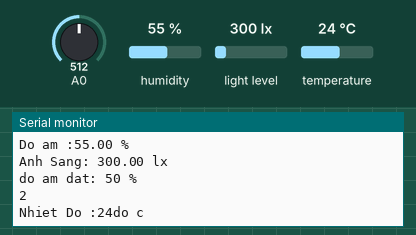
Simulated run of this sketch. Board: Arduino Nano, built with avr-gcc and run on an emulated ATmega328P. Shown: the last lines printed to the serial monitor. The inputs (shaded band) are chosen by the test bench; at power-on: humidity 55 %, light level 300 lx, A0 = 512, temperature 24 °C. No radio packets arrive unless stated.

Above: at 2.3 s.
2.4 s: humidity set to 22 %
At 3.1 s:
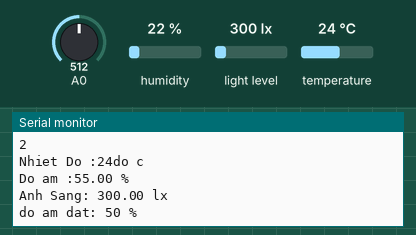
3.9 s: light level set to 40 lx
At 4.71 s:
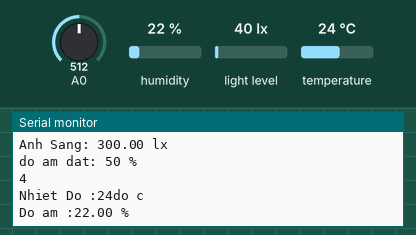
5.4 s: A0 set to 716
At 6.49 s:
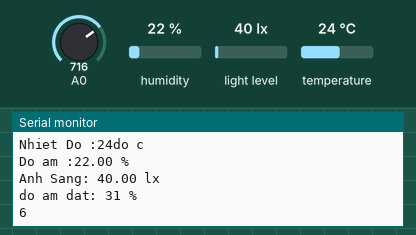
6.9 s: temperature set to 12 °C
At 7.4 s:
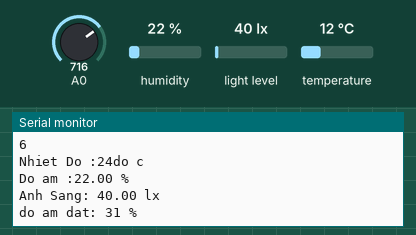
8.4 s: light level set to 500 lx
At 9.5 s:
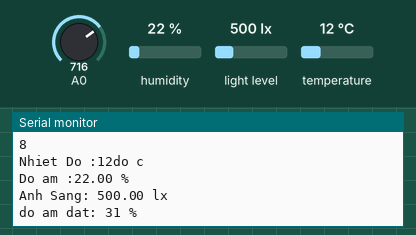
9.9 s: A0 set to 992
At 10.6 s:
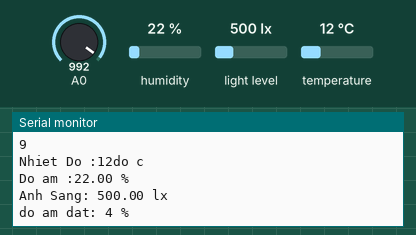
Timing chart, 0 to 12.4 s (numbered marks = the images above; inputs shaded):
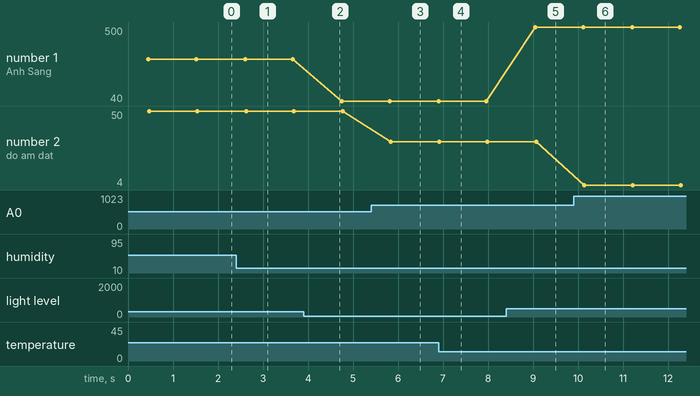

Measured:
- after the input at 5.4 s, the serial monitor: prints a new line after 0.44 s (image 3)
- after the input at 8.4 s, the serial monitor: prints a new line after 0.65 s (image 5)
- after the input at 9.9 s, the serial monitor: prints a new line after 0.24 s (image 6)
- plotted number 1: 300 → 40 after the input at 3.9 s, 40 → 500 after the input at 8.4 s
- plotted number 2: 50 → 31 after the input at 5.4 s, 31 → 4 after the input at 9.9 s

The sketch:

sender.ino
```cpp
#include <DHT.h>
#include <BH1750.h>
#include <SPI.h>
#include <LoRa.h>
#include <Wire.h>

int counter = 0;

// Parameters you can play with :

int txPower = 14;
int spreadingFactor = 12;
long signalBandwidth = 125E3;
int codingRateDenominator=5;
int preambleLength=8;

#define SS 10
#define RST 9
#define DI0 2
#define BAND 433E6  // Here you define the frequency carrier
#define DHTPIN 5
#define DHTTYPE DHT11
#define RELAY 7
String LoRaMessage = "";

BH1750 lightMeter;
String outgoing;              // outgoing message
DHT dht(DHTPIN, DHTTYPE);
void setup() {
  Serial.begin(9600);
  while (!Serial);
  dht.begin();
  Serial.println("LoRa Sender");
  Serial.print("SetFrequency : ");
  Serial.print(BAND);
  Serial.println("Hz");
  Serial.print("SetSpreadingFactor : SF");
  Serial.println(spreadingFactor);

  SPI.begin();
  LoRa.setPins(SS,RST,DI0);
  if (!LoRa.begin(433E6)) {
    Serial.println("Starting LoRa failed!");
    while (1);
  }
 LoRa.setTxPower(txPower,1);
 LoRa.setSpreadingFactor(spreadingFactor);
 LoRa.setSignalBandwidth(signalBandwidth);
 LoRa.setCodingRate4(codingRateDenominator);
 LoRa.setPreambleLength(preambleLength);
 //LoRa.setPolarity(1);
 //LoRa.setFSK();

}

void loop() {
    int temp = dht.readTemperature();
    Serial.print("Nhiet Do :");
    Serial.print(temp);
    Serial.println("do c");
    delay(200);
    float hum = dht.readHumidity();
    Serial.print("Do am :");
    Serial.print(hum);
    Serial.println(" %");
    delay(200);
    Wire.begin();
    lightMeter.begin();
    float lux = lightMeter.readLightLevel();
    Serial.print("Anh Sang: ");
    Serial.print(lux);
    Serial.println(" lx");
    int value = analogRead(A0);
    value = map(value,0,1023,100,0);
    Serial.print("do am dat: ");
    Serial.print(value);
    Serial.println(" %");
    if (value < 20) digitalWrite(A7, 1);
    else digitalWrite(A7, 0);
    delay(500);
    LoRaMessage = String(temp) + "/" + String(hum) + "&" + String(lux) + "#" + String(value);
    LoRa.beginPacket();
    LoRa.print(LoRaMessage);
    LoRa.endPacket();
  counter++;
  Serial.println(counter);


  delay(100);
}
```
